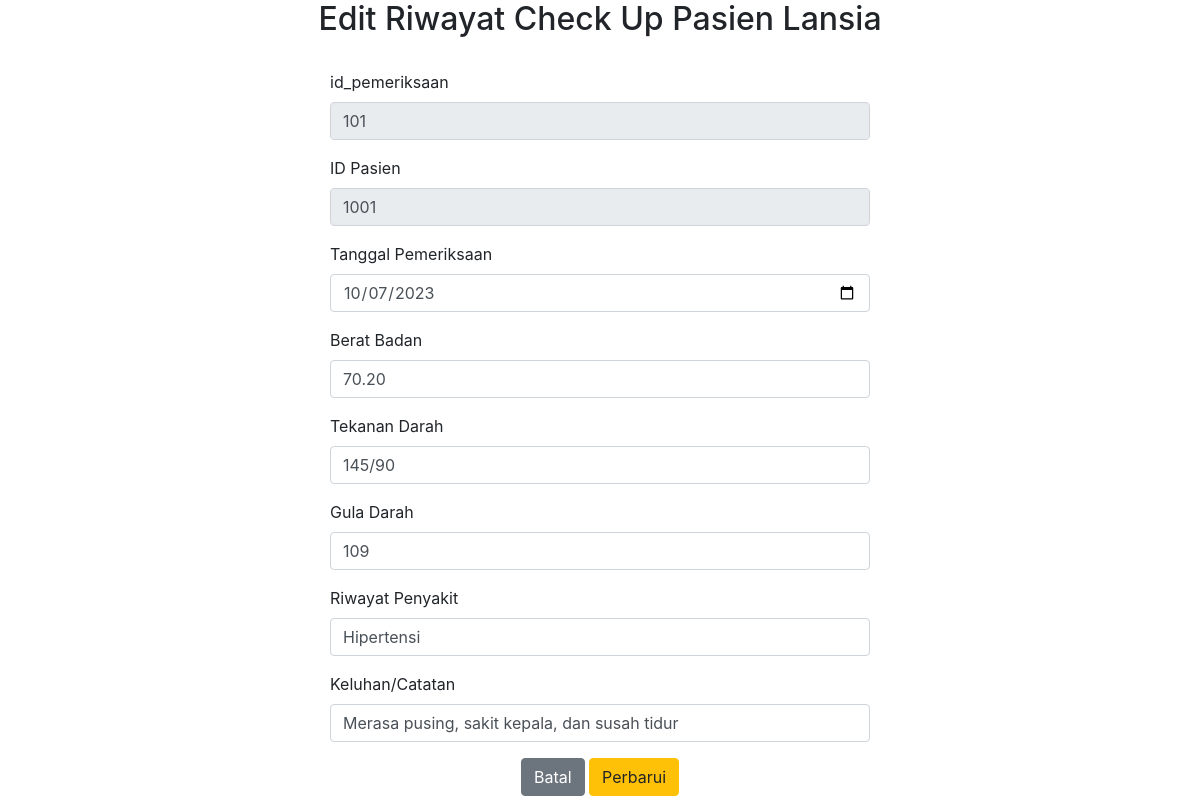
/updateriwayat.php?id_pemeriksaan=101, run on the app's committed database.
### tables this page shows
CREATE TABLE `riwayat_checkup` (
  `id_pemeriksaan` int(11) NOT NULL,
  `id_registrasi` int(7) DEFAULT NULL,
  `id_pasien` int(11) NOT NULL,
  `tgl_pemeriksaan` date NOT NULL,
  `tekanan_darah` varchar(20) DEFAULT NULL,
  `gula_darah` varchar(20) DEFAULT NULL,
  `berat_badan` decimal(5,2) DEFAULT NULL,
  `riwayat_penyakit` char(100) NOT NULL,
  `catatan` text DEFAULT NULL
);

### public/updateriwayat.php (the view, shortened to what this page needs)
<!DOCTYPE html>
<html>
<head>
    <link rel="stylesheet" href="https://cdn.jsdelivr.net/npm/bootstrap@4.6.2/dist/css/bootstrap.min.css">
</head>
<body>
    <div class="container">
        <center><h2>Edit Riwayat Check Up Pasien Lansia </h2></center>
        <br>
        <div class="row justify-content-md-center">
            <div class="col-6">
                <?php
                require "koneksi.php";
                    $id_pemeriksaan= $_GET["id_pemeriksaan"];
                    $hasil= mysqli_query($conn, "SELECT * FROM riwayat_checkup WHERE id_pemeriksaan='$id_pemeriksaan'");
                    while($data = mysqli_fetch_array($hasil)){
                        $id_pemeriksaan = $data['id_pemeriksaan'];
                        $id_pasien = $data['id_pasien'];
                        $tgl_pemeriksaan= $data['tgl_pemeriksaan'];
                        $berat_badan= $data['berat_badan'];
                        $tekanan_darah= $data['tekanan_darah'];
                        $gula_darah= $data['gula_darah'];
                        $riwayat_penyakit= $data['riwayat_penyakit'];
                        $catatan= $data['catatan'];
                    }
                ?>
<form method="POST" action="<?php $_SERVER['PHP_SELF']; ?>">
                <div class="form-group">
                    <label for="id_pemeriksaan">id_pemeriksaan</label>
                    <input type="text" class="form-control" name="id_pemeriksaan" id="id_pemeriksaan" value="<?php echo
                    $id_pemeriksaan; ?>" readonly>
                </div>
                <div class="form-group">
                    <label for="id_pasien">ID Pasien</label>
                    <input type="text" class="form-control" name="id_pasien" id="id_pasien" value="<?php echo
                    $id_pasien; ?>"readonly>
                </div>
                <div class="form-group">
                    <label for="tgl_pemeriksaan">Tanggal Pemeriksaan</label>
                    <input type="date" class="form-control" name="tgl_pemeriksaan" id="tgl_pemeriksaan" value="<?php echo
                    $tgl_pemeriksaan; ?>">
                </div>
                <div class="form-group">
                    <label for="berat_badan">Berat Badan</label>
                    <input type="text" class="form-control" name="berat_badan" id="berat_badan" value="<?php echo
                    $berat_badan; ?>">
                </div>
                <div class="form-group">
                    <label for="tekanan_darah">Tekanan Darah</label>
                    <input type="text" class="form-control" name="tekanan_darah" id="tekanan_darah" value="<?php echo
                    $tekanan_darah; ?>">
                </div>
                <div class="form-group">
                    <label for="gula_darah">Gula Darah</label>
                    <input type="text" class="form-control" name="gula_darah" id="gula_darah" value="<?php echo
                    $gula_darah; ?>">
                </div>
                <div class="form-group">
                    <label for="riwayat_penyakit">Riwayat Penyakit</label>
                    <input type="text" class="form-control" name="riwayat_penyakit" id="riwayat_penyakit" value="<?php echo
                    $riwayat_penyakit; ?>">
                </div>
                <div class="form-group">
                    <label for="catatan">Keluhan/Catatan</label>
                    <input type="text" class="form-control" name="catatan" id="catatan" value="<?php echo
                    $catatan; ?>">
                    </div>
                </div>
                </div>
                <center>
                <button type="button" name="batal" onclick="location.href='riwayat.php'" class="btn btn-secondary mb-2">Batal</button>
                <button type="submit" name="update" class="btn btn-warning mb-2 float-
                right">Perbarui</button></center>
            </div>
</body>
</html>

### data on the page
riwayat_checkup: id_pemeriksaan "101", id_pasien "1001", tgl_pemeriksaan "10/07/2023", berat_badan "70.20", tekanan_darah "145/90", gula_darah "109", riwayat_penyakit "Hipertensi", catatan "Merasa pusing, sakit kepala, dan susah tidur"
